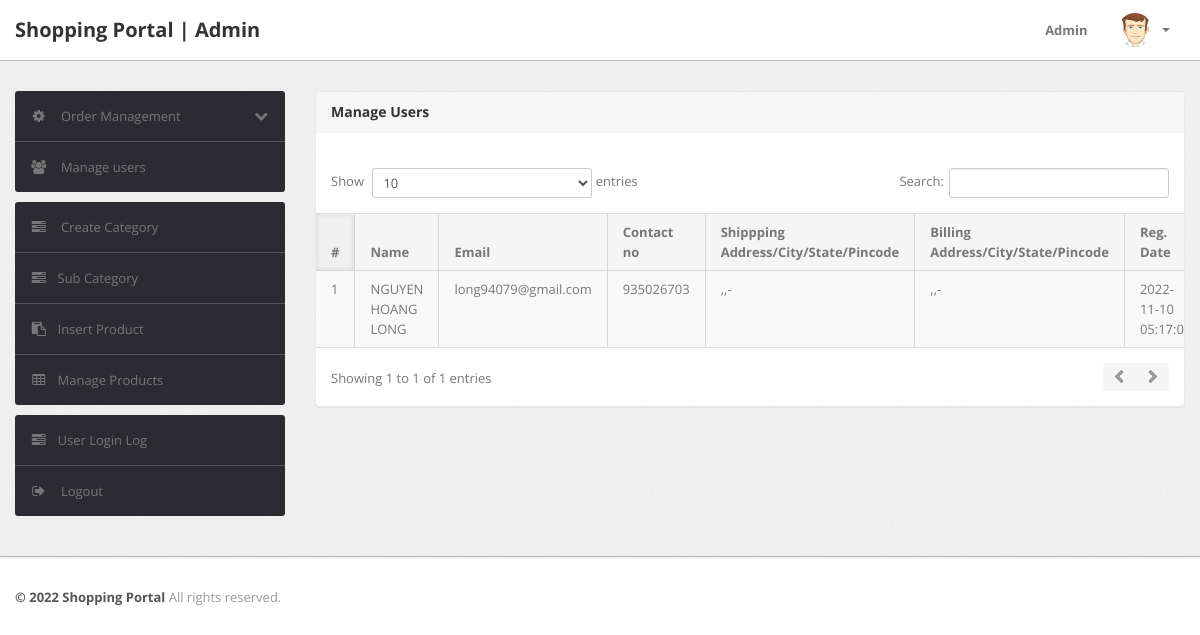
The page /admin/manage-users.php (signed in) on the database its author committed.
### tables this page shows
CREATE TABLE `users` (
  `id` int(11) NOT NULL,
  `name` varchar(255) DEFAULT NULL,
  `email` varchar(255) DEFAULT NULL,
  `contactno` bigint(11) DEFAULT NULL,
  `password` varchar(255) DEFAULT NULL,
  `shippingAddress` longtext DEFAULT NULL,
  `shippingState` varchar(255) DEFAULT NULL,
  `shippingCity` varchar(255) DEFAULT NULL,
  `shippingPincode` int(11) DEFAULT NULL,
  `billingAddress` longtext DEFAULT NULL,
  `billingState` varchar(255) DEFAULT NULL,
  `billingCity` varchar(255) DEFAULT NULL,
  `billingPincode` int(11) DEFAULT NULL,
  `regDate` timestamp NOT NULL DEFAULT current_timestamp(),
  `updationDate` varchar(255) DEFAULT NULL
);

### admin/manage-users.php (the view, shortened to what this page needs)
<?php
include('include/config.php');
if(strlen($_SESSION['alogin'])==0)
	{
header('location:index.php');
}
else{
?>
<!DOCTYPE html>
<html lang="en">
<head>
	<link type="text/css" href="bootstrap/css/bootstrap.min.css" rel="stylesheet">
	<link type="text/css" href="bootstrap/css/bootstrap-responsive.min.css" rel="stylesheet">
	<link type="text/css" href="css/theme.css" rel="stylesheet">
	<link type="text/css" href="images/icons/css/font-awesome.css" rel="stylesheet">
</head>
<body>
<?php include('include/header.php');?>
	<div class="wrapper">
		<div class="container">
			<div class="row">
<?php include('include/sidebar.php');?>
			<div class="span9">
					<div class="content">
	<div class="module">
							<div class="module-head">
								<h3>Manage Users</h3>
							</div>
							<div class="module-body table">
									<br />
								<table cellpadding="0" cellspacing="0" border="0" class="datatable-1 table table-bordered table-striped	 display" width="100%">
									<thead>
										<tr>
											<th>#</th>
											<th> Name</th>
											<th>Email </th>
											<th>Contact no</th>
											<th>Shippping Address/City/State/Pincode </th>
											<th>Billing Address/City/State/Pincode </th>
											<th>Reg. Date </th>
										</tr>
									</thead>
									<tbody>
<?php $query=mysqli_query($con,"select * from users");
$cnt=1;
while($row=mysqli_fetch_array($query))
{
?>
										<tr>
											<td><?php echo htmlentities($cnt);?></td>
											<td><?php echo htmlentities($row['name']);?></td>
											<td><?php echo htmlentities($row['email']);?></td>
											<td> <?php echo htmlentities($row['contactno']);?></td>
											<td><?php echo htmlentities($row['shippingAddress'].",".$row['shippingCity'].",".$row['shippingState']."-".$row['shippingPincode']);?></td>
											<td><?php echo htmlentities($row['billingAddress'].",".$row['billingCity'].",".$row['billingState']."-".$row['billingPincode']);?></td>
											<td><?php echo htmlentities($row['regDate']);?></td>
										<?php $cnt=$cnt+1; } ?>
								</table>
							</div>
						</div>
					</div>
				</div>
			</div>
		</div>
	</div>
<?php include('include/footer.php');?>
</body>
<?php } ?>

### admin/css/theme.css (style rules this page uses)
body { font-size: 13px; font-family: 'Open Sans', Arial, sans-serif; background: #fff; color: #777 }
h1, h2, h3, h4, h5, h6 { color: #333; margin-top: 0 }
h3 { font-size: 20px }
.wrapper { background: url(../images/bg.png) #eee; border-bottom: 1px solid #bbb; -webkit-box-shadow: 0 1px 2px rgba(0,0,0,0.1); -moz-box-shadow: 0 1px 2px rgba(0,0,0,0.1); box-shadow: 0 1px 2px rgba(0,0,0,0.1); padding: 30px 0 }
.module { background: #fff; -webkit-border-radius: 3px; -moz-border-radius: 3px; border-radius: 3px; border: 1px solid #ccc; border-bottom-color: #bbb; -webkit-box-shadow: 0 0 1px rgba(0,0,0,0.2); -moz-box-shadow: 0 0 1px rgba(0,0,0,0.2); box-shadow: 0 0 1px rgba(0,0,0,0.2); margin-bottom: 30px }
.table { margin-bottom: 0 }
.table th, .table td { border-color: #d5d5d5!important }
.table-bordered thead:first-child tr:first-child>th:first-child, .table-bordered tbody:first-child tr:first-child>td:first-child { -webkit-border-top-left-radius: 2px; -moz-border-radius-topleft: 2px; border-top-left-radius: 2px }
.table-bordered thead:first-child tr:first-child>th:last-child, .table-bordered tbody:first-child tr:first-child>td:last-child { -webkit-border-top-right-radius: 2px; -moz-border-radius-topright: 2px; border-top-right-radius: 2px }
.table-bordered thead:last-child tr:last-child>th:first-child, .table-bordered tbody:last-child tr:last-child>td:first-child, .table-bordered tfoot:last-child tr:last-child>td:first-child { -webkit-border-bottom-left-radius: 2px; -moz-border-radius-bottomleft: 2px; border-bottom-left-radius: 2px }
.table-bordered thead:last-child tr:last-child>th:last-child, .table-bordered tbody:last-child tr:last-child>td:last-child, .table-bordered tfoot:last-child tr:last-child>td:last-child { -webkit-border-bottom-right-radius: 2px; -moz-border-radius-bottomright: 2px; border-bottom-right-radius: 2px }
.module { box-shadow: 0 0 3px rgba(0,0,0,.1); border-color: #e9e9e9; margin-bottom: 20px; background-color: #fff; border-radius: 4px; -webkit-box-shadow: 0 1px 1px rgba(0,0,0,.05); box-shadow: 0 1px 1px rgba(0,0,0,.05); }
.module-head { color: #767676; background-color: #f6f6f6; border-color: #e9e9e9; padding: 10px 15px; border-bottom: 1px solid transparent; border-top-right-radius: 3px; border-top-left-radius: 3px; }
.module-head h3 { font-size: 14px; line-height: 20px; height: 20px; margin: 0 }
.module-body { padding: 15px }
.module-body.table { padding: 15px 0 }
.module-body.table .table th, .module-body.table .table td { padding-left: 15px; padding-right: 15px }
.dataTables_wrapper table th { background: #f5f5f5; cursor: pointer }
.dataTables_wrapper table th.sorting_asc, .dataTables_wrapper table th.sorting_desc { background: #f0f0f0; -webkit-box-shadow: 0 0 5px rgba(0,0,0,0.1) inset; -moz-box-shadow: 0 0 5px rgba(0,0,0,0.1) inset; box-shadow: 0 0 5px rgba(0,0,0,0.1) inset }
.dataTables_wrapper .table-bordered { -webkit-border-radius: 0; -moz-border-radius: 0; border-radius: 0; border-left: 0; border-right: 0 }
.dataTables_wrapper .table-bordered thead tr>th:first-child, .dataTables_wrapper .table-bordered tbody tr>td:first-child, .dataTables_wrapper .table-bordered tfoot tr>td:first-child, .dataTables_wrapper .table-bordered tfoot tr>th:first-child { border-left: 0 }
.dataTables_wrapper .table-bordered thead:first-child tr:first-child>th:first-child, .dataTables_wrapper .table-bordered tbody:first-child tr:first-child>td:first-child { -webkit-border-top-left-radius: 0; -moz-border-radius-topleft: 0; border-top-left-radius: 0 }
.dataTables_wrapper .table-bordered thead:first-child tr:first-child>th:last-child, .dataTables_wrapper .table-bordered tbody:first-child tr:first-child>td:last-child { -webkit-border-top-right-radius: 0; -moz-border-radius-topright: 0; border-top-right-radius: 0 }
.dataTables_wrapper .table-bordered thead:last-child tr:last-child>th:first-child, .dataTables_wrapper .table-bordered tbody:last-child tr:last-child>td:first-child, .dataTables_wrapper .table-bordered tfoot:last-child tr:last-child>td:first-child { -webkit-border-bottom-left-radius: 0; -moz-border-radius-bottomleft: 0; border-bottom-left-radius: 0 }
.dataTables_wrapper .table-bordered thead:last-child tr:last-child>th:last-child, .dataTables_wrapper .table-bordered tbody:last-child tr:last-child>td:last-child, .dataTables_wrapper .table-bordered tfoot:last-child tr:last-child>td:last-child { -webkit-border-bottom-right-radius: 0; -moz-border-radius-bottomright: 0; border-bottom-right-radius: 0 }

### rows shown on the page
users: name "NGUYEN HOANG LONG", email "long94079@gmail.com", contactno "935026703", shippingAddress+shippingCity+shippingState ",,-", billingAddress+billingCity+billingState ",,-", regDate "2022-11-10…"
